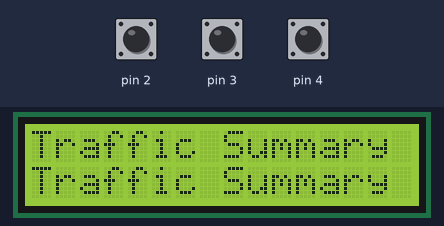
A sketch run on a simulated Arduino Nano, built with avr-gcc and run on an emulated ATmega328P. On the bench: 16×2 character LCD. The test bench sets the inputs (shaded band); at power-on: pin 2 HIGH, pin 3 HIGH, pin 4 HIGH.

Above: at 1.2 s.
1.3 s: pin 2 pulled LOW for 0.15 s
At 1.42 s:
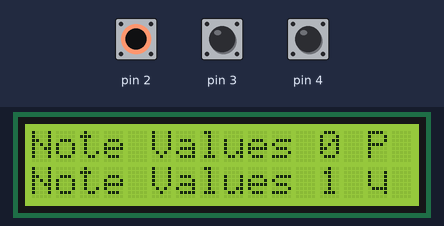
2.0 s: pin 2 pulled LOW for 1 s
At 3.5 s:
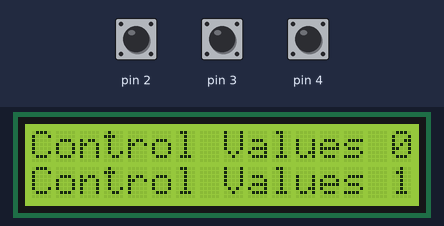
4.5 s: pin 3 pulled LOW for 0.15 s
At 4.51 s:
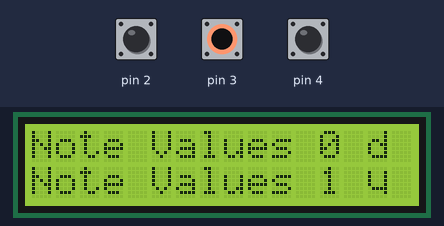
5.2 s: pin 3 pulled LOW for 1 s
At 6.0 s:
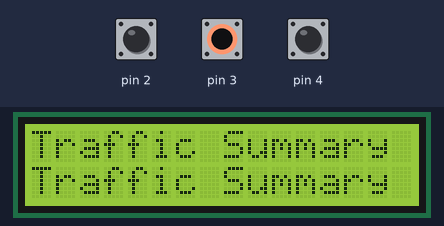
7.7 s: pin 2 pulled LOW for 0.15 s
At 7.77 s:
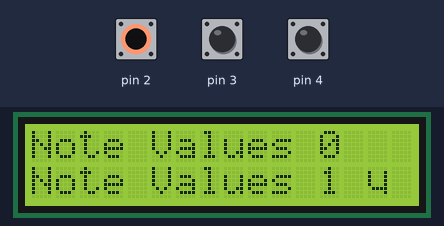
8.4 s: pin 2 pulled LOW for 3.2 s
At 9.7 s:
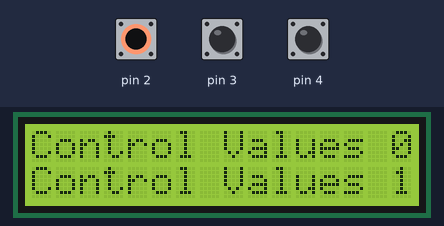
Timing chart, 0 to 11.4 s (numbered marks = the images above; inputs shaded):
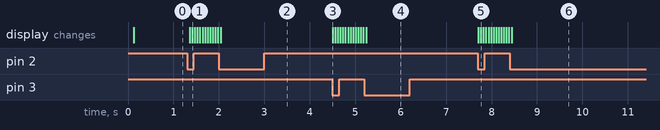

The sketch:

MidiLogger.ino
```cpp
// include the library code:
#include <LiquidCrystal.h>

#define LENGTHOF(x) (sizeof (x) / sizeof (*x))

// initialize the library with the numbers of the interface pins
LiquidCrystal lcd(12, 11, 10, 9, 8, 7);
static uint8_t const lcdWidth = 16;
static uint8_t const barPatterns[6][8] = {
  {0x10, 0x00, 0x10, 0x00, 0x10, 0x00, 0x10, 0x00},
  {0x10, 0x10, 0x10, 0x10, 0x10, 0x10, 0x10, 0x00},
  {0x14, 0x10, 0x14, 0x10, 0x14, 0x10, 0x14, 0x00},
  {0x14, 0x14, 0x14, 0x14, 0x14, 0x14, 0x14, 0x00},
  {0x15, 0x14, 0x15, 0x14, 0x15, 0x14, 0x15, 0x00},
  {0x15, 0x15, 0x15, 0x15, 0x15, 0x15, 0x15, 0x00},
};

struct MidiMessage {
  enum class Flags : uint8_t {
    timestampGood = 0x01,
    runningStatus = 0x02,
  };

  uint32_t timestamp;
  uint8_t flags;
  uint8_t status;
  uint8_t d0;
  uint8_t d1;
};

uint32_t msgTime;
uint8_t msgCur;
MidiMessage msgHistory[32];

static uint32_t const resetMs = 2000;

enum class DisplayMode : uint8_t {
  trafficSummary = 0,
  clockAndTime = 1,
  controlChange = 2,
  messageHistory = 3,
  controlValues = 4,
  noteValues = 5,
};

static uint8_t const numDisplayModes = 6;

DisplayMode displayMode;
uint8_t channelFilter;
bool upHeld;
bool downHeld;
bool shiftHeld;
bool maybeReset;
uint32_t resetTimer;

static uint8_t const invalidChannel = 16;

uint32_t lastMillis;

void setup() {
  displayMode = DisplayMode::trafficSummary;
  channelFilter = 0;
  maybeReset = false;

  pinMode(2, INPUT_PULLUP);
  pinMode(3, INPUT_PULLUP);
  pinMode(4, INPUT_PULLUP);

  Serial.begin(31250);
  lcd.createChar(1, (uint8_t *)barPatterns[0]);
  lcd.createChar(2, (uint8_t *)barPatterns[1]);
  lcd.createChar(3, (uint8_t *)barPatterns[2]);
  lcd.createChar(4, (uint8_t *)barPatterns[3]);
  lcd.createChar(5, (uint8_t *)barPatterns[4]);
  lcd.createChar(6, (uint8_t *)barPatterns[5]);
  lcd.begin(lcdWidth, 2);
  lcd.display();

  lastMillis = millis();
}

void loop() {
  uint32_t dt = millis() - lastMillis;
  lastMillis += dt;

  readMidi();
  processInterface(dt);
  generateDisplay();
}

void readMidi() {
  uint32_t startMillis = millis();
  while (Serial.available()) {
    parseMidi(Serial.read(), false);
  }
  while((millis() - startMillis) < 50) {
    while (Serial.available()) {
      parseMidi(Serial.read(), true);
    }
  }
}

void parseMidi(uint8_t b, bool useTiming) {
  if(useTiming) {
    uint32_t ts = micros();
  }
}

void processInterface(uint32_t dt) {
  bool upState = !digitalRead(2);
  bool upPressed = upState && !upHeld;
  bool downState = !digitalRead(3);
  bool downPressed = downState && !downHeld;
  bool shiftState = !digitalRead(4);
  bool resetPressed = false;

  upHeld = upState;
  downHeld = downState;

  if(shiftState) {
    if(!shiftHeld) {
      resetTimer = 0;
      shiftHeld = true;
      maybeReset = !(upState || downState);
    } else {
      if(maybeReset) {
        if(upState || downState) {
          maybeReset = false;
        } else {
          if(resetTimer > resetMs) {
            resetPressed = true;
          } else {
            resetTimer += dt;
          }
        }
      }
    }
  } else {
    shiftHeld = false;
  }

  if(!shiftState && upPressed) {
    displayMode = static_cast<DisplayMode>(
      (static_cast<uint8_t>(displayMode) + numDisplayModes - 1)
      % numDisplayModes);
  }
  if(!shiftState && downPressed) {
    displayMode = static_cast<DisplayMode>(
      (static_cast<uint8_t>(displayMode) + 1) % numDisplayModes);
  }

  switch(displayMode) {
    case DisplayMode::trafficSummary:
      processInterfaceTrafficSummary(dt, shiftState && upPressed,
        shiftState && downPressed, resetPressed);
      break;
    case DisplayMode::clockAndTime:
      processInterfaceClockAndTime(dt, shiftState && upPressed,
        shiftState && downPressed, resetPressed);
      break;
    case DisplayMode::controlChange:
      processInterfaceControlChange(dt, shiftState && upPressed,
        shiftState && downPressed, resetPressed);
      break;
    case DisplayMode::messageHistory:
      processInterfaceMessageHistory(dt, shiftState && upPressed,
        shiftState && downPressed, resetPressed);
      break;
    case DisplayMode::controlValues:
      processInterfaceControlValues(dt, shiftState && upPressed,
        shiftState && downPressed, resetPressed);
      break;
    case DisplayMode::noteValues:
      processInterfaceNoteValues(dt, shiftState && upPressed,
        shiftState && downPressed, resetPressed);
      break;
  }
}

// ################
// ################

// 120.00   1342:23
// CONT --:--:--.--

// ************----
// 13/Pedal   11234

// 99/1423 !+00ff00
// Off 13 127    63
// On  13 127   101
// PB  13      3392
// CC  13 127 14524
// NA  13 127    94
// PC  13 127
// CA  13 127
// SC  X 0304050607
// SC  EOX
// SC  SPP    11928
// SC  SS       127
// SC  Tune
// SR  Beat
// SR  Strt
// SR  Cont
// SR  Stop
// SR  AS
// SR  Rst

void generateDisplay() {
  char buf[2][lcdWidth + 1];

  switch(displayMode) {
    case DisplayMode::trafficSummary:
      generateDisplayTrafficSummary(buf[0], buf[1]);
      break;
    case DisplayMode::clockAndTime:
      generateDisplayClockAndTime(buf[0], buf[1]);
      break;
    case DisplayMode::controlChange:
      generateDisplayControlChange(buf[0], buf[1]);
      break;
    case DisplayMode::messageHistory:
      generateDisplayMessageHistory(buf[0], buf[1]);
      break;
    case DisplayMode::controlValues:
      generateDisplayControlValues(buf[0], buf[1]);
      break;
    case DisplayMode::noteValues:
      generateDisplayNoteValues(buf[0], buf[1]);
      break;
  }

  lcd.home();
  lcd.write(buf[0], lcdWidth);
  lcd.setCursor(0, 1);
  lcd.write(buf[1], lcdWidth);
}

void setupTrafficSummary() {

}

void processMidiTrafficSummary(MidiMessage const * msg) {

}

void processInterfaceTrafficSummary(uint32_t dt, bool shiftUpPressed, bool shiftDownPressed, bool resetPressed) {
  if(shiftUpPressed) {
  }
  if(shiftDownPressed) {
  }
  if(resetPressed) {
  }
}

void generateDisplayTrafficSummary(char * buf0, char * buf1) {
  snprintf(buf0, lcdWidth + 1, "Traffic Summary 0");
  snprintf(buf1, lcdWidth + 1, "Traffic Summary 1");
}

uint32_t clkTime;
uint32_t clkBeatMicros[10];
uint32_t clkBpm;
uint32_t sppTime;
uint16_t sppSongPosition;
uint32_t tcTime;
uint8_t tcFrameRate;
uint8_t tcFrame;
uint8_t tcSecond;
uint8_t tcMinute;
uint8_t tcHour;

void setupClockAndTime() {

}

void processMidiClockAndTime(MidiMessage const * msg) {

}

void processInterfaceClockAndTime(uint32_t dt, bool shiftUpPressed, bool shiftDownPressed, bool resetPressed) {
  if(shiftUpPressed) {
  }
  if(shiftDownPressed) {
  }
  if(resetPressed) {
  }
}

void generateDisplayClockAndTime(char * buf0, char * buf1) {
  snprintf(buf0, lcdWidth + 1, "Traffic Summary 0");
  snprintf(buf1, lcdWidth + 1, "Traffic Summary 1");
}

uint32_t ccTime;
uint8_t ccChannel;
uint8_t ccNumber;
uint16_t ccValue;

void setupControlChange() {
  ccTime = lastMillis - 1000000;
  ccChannel = invalidChannel;
}

void processMidiControlChange(MidiMessage const * msg) {

}

void processInterfaceControlChange(uint32_t dt, bool shiftUpPressed, bool shiftDownPressed, bool resetPressed) {
  if(shiftUpPressed) {
  }
  if(shiftDownPressed) {
  }
  if(resetPressed) {
  }
}

void generateDisplayControlChange(char * buf0, char * buf1) {
  snprintf(buf0, lcdWidth + 1, "Control Change 0");
  snprintf(buf1, lcdWidth + 1, "Control Change 1");
}

void processMidiMessageHistory(MidiMessage const * msg) {

}

void processInterfaceMessageHistory(uint32_t dt, bool shiftUpPressed, bool shiftDownPressed, bool resetPressed) {
  if(shiftUpPressed) {
  }
  if(shiftDownPressed) {
  }
  if(resetPressed) {
  }
}

void generateDisplayMessageHistory(char * buf0, char * buf1) {
  snprintf(buf0, lcdWidth + 1, "Message History 0");
  snprintf(buf1, lcdWidth + 1, "Message History 1");
}

static uint8_t const ctrlValueOff = 0x80;
uint8_t ctrlValues[128];

void initControlValues() {
  for(size_t i = 0; i < LENGTHOF(ctrlValues); ++i) {
    ctrlValues[i] = ctrlValueOff;
  }
}

void processMidiControlValues(MidiMessage const * msg) {

}

void processInterfaceControlValues(uint32_t dt, bool shiftUpPressed, bool shiftDownPressed, bool resetPressed) {
  if(shiftUpPressed) {
  }
  if(shiftDownPressed) {
  }
  if(resetPressed) {
  }
}

void generateDisplayControlValues(char * buf0, char * buf1) {
  snprintf(buf0, lcdWidth + 1, "Control Values 0");
  snprintf(buf1, lcdWidth + 1, "Control Values 1");
}

static uint8_t const noteValueOff = 0x80;
uint8_t noteValues[128];

void initNoteValues() {
  for(size_t i = 0; i < LENGTHOF(noteValues); ++i) {
    noteValues[i] = noteValueOff;
  }
}

void processMidiNoteValues(MidiMessage const * msg) {

}

void processInterfaceNoteValues(uint32_t dt, bool shiftUpPressed, bool shiftDownPressed, bool resetPressed) {
  if(shiftUpPressed) {
  }
  if(shiftDownPressed) {
  }
  if(resetPressed) {
  }
}

void generateDisplayNoteValues(char * buf0, char * buf1) {
  snprintf(buf0, lcdWidth + 1, "Note Values 0");
  snprintf(buf1, lcdWidth + 1, "Note Values 1");
}
```

Measured:
- after the input at 1.3 s, the display: first changes after 0.06 s (image 1 shows a later state)
- after the input at 2.0 s, the display: changes at once (image 2)
- after the input at 4.5 s, the display: changes at once (image 3)
- after the input at 5.2 s, the display: changes at once (image 4)
- after the input at 7.7 s, the display: first changes at once (image 5 shows a later state)
- after the input at 8.4 s, the display: changes at once (image 6)
